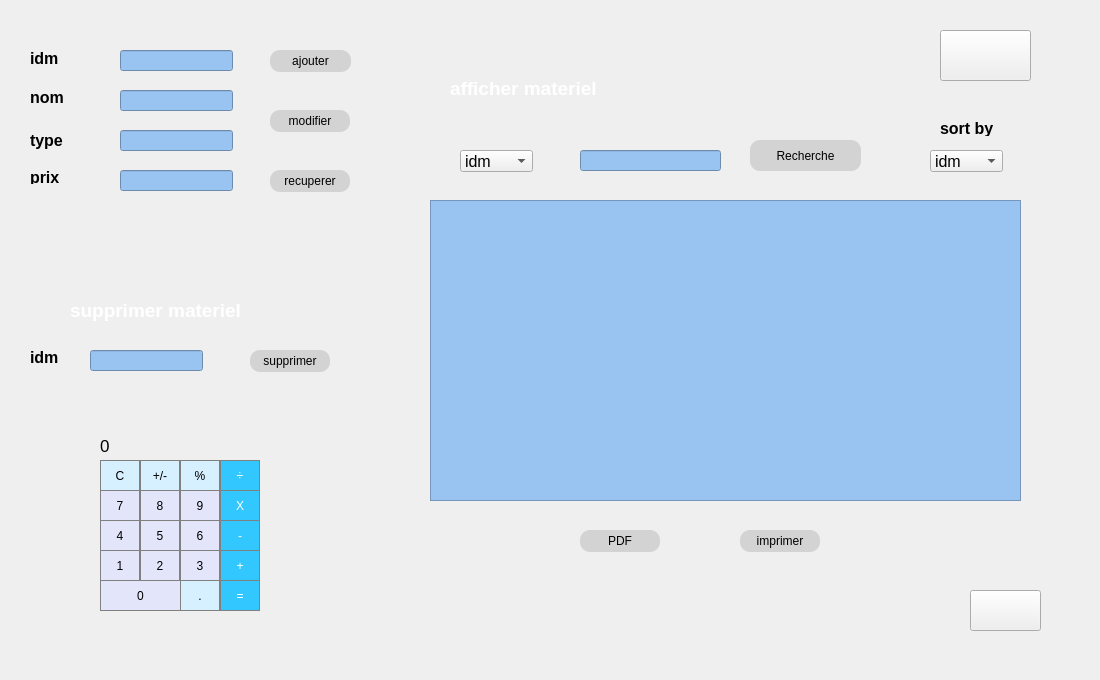
    <widget class="QWidget" name="page_3">
     <widget class="QLabel" name="label_32">
      <property name="geometry">
       <rect>
        <x>450</x>
        <y>80</y>
        <width>300</width>
        <height>16</height>
       </rect>
      </property>
      <property name="font">
       <font>
        <pointsize>14</pointsize>
        <weight>75</weight>
        <bold>true</bold>
       </font>
      </property>
      <property name="styleSheet">
       <string notr="true">color:rgb(255, 255, 255)</string>
      </property>
      <property name="text">
       <string>afficher materiel</string>
      </property>
      <property name="wordWrap">
       <bool>false</bool>
      </property>
     </widget>
     <widget class="QComboBox" name="trie_4">
      <property name="geometry">
       <rect>
        <x>930</x>
        <y>150</y>
        <width>73</width>
        <height>22</height>
       </rect>
      </property>
      <property name="font">
       <font>
        <pointsize>12</pointsize>
       </font>
      </property>
      <item>
       <property name="text">
        <string>idm</string>
       </property>
      </item>
      <item>
       <property name="text">
        <string>nom</string>
       </property>
      </item>
      <item>
       <property name="text">
        <string>type</string>
       </property>
      </item>
      <item>
       <property name="text">
        <string>prix</string>
       </property>
      </item>
     </widget>
     <widget class="QComboBox" name="rechercher_4">
      <property name="geometry">
       <rect>
        <x>460</x>
        <y>150</y>
        <width>73</width>
        <height>22</height>
       </rect>
      </property>
      <property name="font">
       <font>
        <pointsize>12</pointsize>
        <weight>50</weight>
        <bold>false</bold>
       </font>
      </property>
      <item>
       <property name="text">
        <string>idm</string>
       </property>
      </item>
      <item>
       <property name="text">
        <string>nom</string>
       </property>
      </item>
      <item>
       <property name="text">
        <string>type</string>
       </property>
      </item>
      <item>
       <property name="text">
        <string>prix</string>
       </property>
      </item>
     </widget>
     <widget class="QLineEdit" name="le_idm_2">
      <property name="geometry">
       <rect>
        <x>120</x>
        <y>50</y>
        <width>113</width>
        <height>21</height>
       </rect>
      </property>
      <property name="styleSheet">
       <string notr="true">background:rgb(153, 196, 242)</string>
      </property>
     </widget>
     <widget class="QLineEdit" name="le_type_2">
      <property name="geometry">
       <rect>
        <x>120</x>
        <y>130</y>
        <width>113</width>
        <height>21</height>
       </rect>
      </property>
      <property name="styleSheet">
       <string notr="true">background:rgb(153, 196, 242)</string>
      </property>
     </widget>
     <widget class="QLineEdit" name="le_recherche1_2">
      <property name="geometry">
       <rect>
        <x>580</x>
        <y>150</y>
        <width>141</width>
        <height>21</height>
       </rect>
      </property>
      <property name="styleSheet">
       <string notr="true">background:rgb(153, 196, 242)</string>
      </property>
     </widget>
     <widget class="QLabel" name="label_34">
      <property name="geometry">
       <rect>
        <x>30</x>
        <y>90</y>
        <width>47</width>
        <height>14</height>
       </rect>
      </property>
      <property name="font">
       <font>
        <pointsize>12</pointsize>
        <weight>75</weight>
        <bold>true</bold>
       </font>
      </property>
      <property name="text">
       <string>nom</string>
      </property>
     </widget>
     <widget class="QLabel" name="label_35">
      <property name="geometry">
       <rect>
        <x>30</x>
        <y>350</y>
        <width>47</width>
        <height>14</height>
       </rect>
      </property>
      <property name="font">
       <font>
        <pointsize>12</pointsize>
        <weight>75</weight>
        <bold>true</bold>
       </font>
      </property>
      <property name="text">
       <string>idm</string>
      </property>
     </widget>
     <widget class="QLabel" name="label_36">
      <property name="geometry">
       <rect>
        <x>940</x>
        <y>120</y>
        <width>61</width>
        <height>16</height>
       </rect>
      </property>
      <property name="font">
       <font>
        <pointsize>12</pointsize>
        <weight>75</weight>
        <bold>true</bold>
       </font>
      </property>
      <property name="text">
       <string>sort by</string>
      </property>
     </widget>
     <widget class="QLabel" name="label_37">
      <property name="geometry">
       <rect>
        <x>30</x>
        <y>130</y>
        <width>47</width>
        <height>21</height>
       </rect>
      </property>
      <property name="font">
       <font>
        <pointsize>12</pointsize>
        <weight>75</weight>
        <bold>true</bold>
       </font>
      </property>
      <property name="text">
       <string>type</string>
      </property>
     </widget>
     <widget class="QLineEdit" name="le_prix_2">
      <property name="geometry">
       <rect>
        <x>120</x>
        <y>170</y>
        <width>113</width>
        <height>21</height>
       </rect>
      </property>
      <property name="styleSheet">
       <string notr="true">background:rgb(153, 196, 242)</string>
      </property>
     </widget>
     <widget class="QLabel" name="label_38">
      <property name="geometry">
       <rect>
        <x>30</x>
        <y>50</y>
        <width>51</width>
        <height>16</height>
       </rect>
      </property>
      <property name="font">
       <font>
        <pointsize>12</pointsize>
        <weight>75</weight>
        <bold>true</bold>
       </font>
      </property>
      <property name="text">
       <string>idm</string>
      </property>
     </widget>
     <widget class="QLineEdit" name="le_idm_supp_2">
      <property name="geometry">
       <rect>
        <x>90</x>
        <y>350</y>
        <width>113</width>
        <height>21</height>
       </rect>
      </property>
      <property name="styleSheet">
       <string notr="true">background:rgb(153, 196, 242)</string>
      </property>
     </widget>
     <widget class="QLabel" name="label_39">
      <property name="geometry">
       <rect>
        <x>30</x>
        <y>170</y>
        <width>47</width>
        <height>14</height>
       </rect>
      </property>
      <property name="font">
       <font>
        <pointsize>12</pointsize>
        <weight>75</weight>
        <bold>true</bold>
       </font>
      </property>
      <property name="text">
       <string>prix</string>
      </property>
     </widget>
     <widget class="QLineEdit" name="le_nom1">
      <property name="geometry">
       <rect>
        <x>120</x>
        <y>90</y>
        <width>113</width>
        <height>21</height>
       </rect>
      </property>
      <property name="styleSheet">
       <string notr="true">background:rgb(153, 196, 242)</string>
      </property>
     </widget>
     <widget class="QTableView" name="tab_materiel_2">
      <property name="geometry">
       <rect>
        <x>430</x>
        <y>200</y>
        <width>591</width>
        <height>301</height>
       </rect>
      </property>
      <property name="styleSheet">
       <string notr="true">background:rgb(153, 196, 242)</string>
      </property>
     </widget>
     <widget class="QPushButton" name="m_pushButton_retour">
      <property name="geometry">
       <rect>
        <x>970</x>
        <y>590</y>
        <width>71</width>
        <height>41</height>
       </rect>
      </property>
      <property name="styleSheet">
       <string notr="true">border-image:url(:/img/img/butretour.png)</string>
      </property>
      <property name="text">
       <string/>
      </property>
     </widget>
     <widget class="QPushButton" name="m_pushButton_statistique">
      <property name="geometry">
       <rect>
        <x>940</x>
        <y>30</y>
        <width>91</width>
        <height>51</height>
       </rect>
      </property>
      <property name="styleSheet">
       <string notr="true">border-image:url(:/img/img/satistique.png)</string>
      </property>
      <property name="text">
       <string/>
      </property>
     </widget>
     <widget class="QPushButton" name="pb_ajouter2_2">
      <property name="geometry">
       <rect>
        <x>270</x>
        <y>50</y>
        <width>81</width>
        <height>22</height>
       </rect>
      </property>
      <property name="styleSheet">
       <string notr="true">QPushButton{
border: 0px ;
border-radius: 10px;
background:rgb(211, 211, 211)
}
QPushButton:hover {
     background: #434343;
letter-spacing: 1px;
-webkit-box-shadow: 0px 5px 40px -10px rgba(0,0,0,0.57);
-moz-box-shadow: 0px 5px 40px -10px rgba(0,0,0,0.57);
box-shadow: 5px 40px -10px rgba(0,0,0,0.57);
transition: all 0.4s ease 0s;
color:white;
 }




QPushButton::pressed
{
    background-color: #282828;

}</string>
      </property>
      <property name="text">
       <string>ajouter</string>
      </property>
     </widget>
     <widget class="QPushButton" name="pushButton_6_recup">
      <property name="geometry">
       <rect>
        <x>270</x>
        <y>110</y>
        <width>80</width>
        <height>22</height>
       </rect>
      </property>
      <property name="styleSheet">
       <string notr="true">QPushButton{
border: 0px ;
border-radius: 10px;
background:rgb(211, 211, 211)
}
QPushButton:hover {
     background: #434343;
letter-spacing: 1px;
-webkit-box-shadow: 0px 5px 40px -10px rgba(0,0,0,0.57);
-moz-box-shadow: 0px 5px 40px -10px rgba(0,0,0,0.57);
box-shadow: 5px 40px -10px rgba(0,0,0,0.57);
transition: all 0.4s ease 0s;
color:white;
 }




QPushButton::pressed
{
    background-color: #282828;

}</string>
      </property>
      <property name="text">
       <string>modifier</string>
      </property>
     </widget>
     <widget class="QPushButton" name="pushButton_7_recup">
      <property name="geometry">
       <rect>
        <x>270</x>
        <y>170</y>
        <width>80</width>
        <height>22</height>
       </rect>
      </property>
      <property name="styleSheet">
       <string notr="true">QPushButton{
border: 0px ;
border-radius: 10px;
background:rgb(211, 211, 211)
}
QPushButton:hover {
     background: #434343;
letter-spacing: 1px;
-webkit-box-shadow: 0px 5px 40px -10px rgba(0,0,0,0.57);
-moz-box-shadow: 0px 5px 40px -10px rgba(0,0,0,0.57);
box-shadow: 5px 40px -10px rgba(0,0,0,0.57);
transition: all 0.4s ease 0s;
color:white;
 }




QPushButton::pressed
{
    background-color: #282828;

}</string>
      </property>
      <property name="text">
       <string>recuperer</string>
      </property>
     </widget>
     <widget class="QPushButton" name="pb_supprimer_3">
      <property name="geometry">
       <rect>
        <x>250</x>
        <y>350</y>
        <width>80</width>
        <height>22</height>
       </rect>
      </property>
      <property name="styleSheet">
       <string notr="true">QPushButton{
border: 0px ;
border-radius: 10px;
background:rgb(211, 211, 211)
}
QPushButton:hover {
     background: #434343;
letter-spacing: 1px;
-webkit-box-shadow: 0px 5px 40px -10px rgba(0,0,0,0.57);
-moz-box-shadow: 0px 5px 40px -10px rgba(0,0,0,0.57);
box-shadow: 5px 40px -10px rgba(0,0,0,0.57);
transition: all 0.4s ease 0s;
color:white;
 }




QPushButton::pressed
{
    background-color: #282828;

}</string>
      </property>
      <property name="text">
       <string>supprimer</string>
      </property>
     </widget>
     <widget class="QPushButton" name="recherche1_2">
      <property name="geometry">
       <rect>
        <x>750</x>
        <y>140</y>
        <width>111</width>
        <height>31</height>
       </rect>
      </property>
      <property name="styleSheet">
       <string notr="true">QPushButton{
border: 0px ;
border-radius: 10px;
background:rgb(211, 211, 211)
}
QPushButton:hover {
     background: #434343;
letter-spacing: 1px;
-webkit-box-shadow: 0px 5px 40px -10px rgba(0,0,0,0.57);
-moz-box-shadow: 0px 5px 40px -10px rgba(0,0,0,0.57);
box-shadow: 5px 40px -10px rgba(0,0,0,0.57);
transition: all 0.4s ease 0s;
color:white;
 }




QPushButton::pressed
{
    background-color: #282828;

}</string>
      </property>
      <property name="text">
       <string>Recherche</string>
      </property>
     </widget>
     <widget class="QLabel" name="label_48">
      <property name="geometry">
       <rect>
        <x>0</x>
        <y>0</y>
        <width>1091</width>
        <height>671</height>
       </rect>
      </property>
      <property name="text">
       <string/>
      </property>
     </widget>
     <widget class="QLabel" name="label_52">
      <property name="geometry">
       <rect>
        <x>70</x>
        <y>300</y>
        <width>300</width>
        <height>21</height>
       </rect>
      </property>
      <property name="font">
       <font>
        <pointsize>14</pointsize>
        <weight>75</weight>
        <bold>true</bold>
       </font>
      </property>
      <property name="styleSheet">
       <string notr="true">color:rgb(255, 255, 255)</string>
      </property>
      <property name="text">
       <string>supprimer materiel</string>
      </property>
      <property name="wordWrap">
       <bool>false</bool>
      </property>
     </widget>
     <widget class="QPushButton" name="pb_pdf_2">
      <property name="geometry">
       <rect>
        <x>580</x>
        <y>530</y>
        <width>80</width>
        <height>22</height>
       </rect>
      </property>
      <property name="styleSheet">
       <string notr="true">QPushButton{
border: 0px ;
border-radius: 10px;
background:rgb(211, 211, 211)
}
QPushButton:hover {
     background: #434343;
letter-spacing: 1px;
-webkit-box-shadow: 0px 5px 40px -10px rgba(0,0,0,0.57);
-moz-box-shadow: 0px 5px 40px -10px rgba(0,0,0,0.57);
box-shadow: 5px 40px -10px rgba(0,0,0,0.57);
transition: all 0.4s ease 0s;
color:white;
 }




QPushButton::pressed
{
    background-color: #282828;

}</string>
      </property>
      <property name="text">
       <string>PDF</string>
      </property>
     </widget>
     <widget class="QPushButton" name="pb_imprimer_2">
      <property name="geometry">
       <rect>
        <x>740</x>
        <y>530</y>
        <width>80</width>
        <height>22</height>
       </rect>
      </property>
      <property name="styleSheet">
       <string notr="true">QPushButton{
border: 0px ;
border-radius: 10px;
background:rgb(211, 211, 211)
}
QPushButton:hover {
     background: #434343;
letter-spacing: 1px;
-webkit-box-shadow: 0px 5px 40px -10px rgba(0,0,0,0.57);
-moz-box-shadow: 0px 5px 40px -10px rgba(0,0,0,0.57);
box-shadow: 5px 40px -10px rgba(0,0,0,0.57);
transition: all 0.4s ease 0s;
color:white;
 }




QPushButton::pressed
{
    background-color: #282828;

}</string>
      </property>
      <property name="text">
       <string>imprimer</string>
      </property>
     </widget>
     <widget class="QPushButton" name="pushButt3">
      <property name="geometry">
       <rect>
        <x>180</x>
        <y>550</y>
        <width>40</width>
        <height>31</height>
       </rect>
      </property>
      <property name="styleSheet">
       <string notr="true">QPushButton {
   border: 1px solid gray;
background-color:rgb(227, 230, 250)
}
QPushButton:pressed {
    background-color: qlineargradient(x1: 0, y1: 0, x2: 0, y2: 1,
                                      stop: 0 #dadbde, stop: 1 #f6f7fa);
}</string>
      </property>
      <property name="text">
       <string>3</string>
      </property>
     </widget>
     <widget class="QPushButton" name="pushButton_plus">
      <property name="geometry">
       <rect>
        <x>220</x>
        <y>550</y>
        <width>40</width>
        <height>31</height>
       </rect>
      </property>
      <property name="styleSheet">
       <string notr="true">QPushButton {
  background-color: rgb(50, 200,255);
  color: white; 
  border: 1px solid gray;
}

QPushButton:pressed {
    background-color: qlineargradient(x1: 0, y1: 0, x2: 0, y2: 1,
                                      stop: 0 #FF7832, stop: 1 #FF9739);
}</string>
      </property>
      <property name="text">
       <string>+</string>
      </property>
     </widget>
     <widget class="QPushButton" name="pushButt5">
      <property name="geometry">
       <rect>
        <x>140</x>
        <y>520</y>
        <width>40</width>
        <height>31</height>
       </rect>
      </property>
      <property name="styleSheet">
       <string notr="true">QPushButton {
   border: 1px solid gray;
background-color:rgb(227, 230, 250)
}
QPushButton:pressed {
    background-color: qlineargradient(x1: 0, y1: 0, x2: 0, y2: 1,
                                      stop: 0 #dadbde, stop: 1 #f6f7fa);
}</string>
      </property>
      <property name="text">
       <string>5</string>
      </property>
     </widget>
     <widget class="QPushButton" name="pushButton_division">
      <property name="geometry">
       <rect>
        <x>220</x>
        <y>460</y>
        <width>40</width>
        <height>31</height>
       </rect>
      </property>
      <property name="styleSheet">
       <string notr="true">QPushButton {
  background-color: rgb(50, 200,255);
  color: white; 
  border: 1px solid gray;
}

QPushButton:pressed {
    background-color: qlineargradient(x1: 0, y1: 0, x2: 0, y2: 1,
                                      stop: 0 #FF7832, stop: 1 #FF9739);
}</string>
      </property>
      <property name="text">
       <string>÷</string>
      </property>
     </widget>
     <widget class="QPushButton" name="pushButt8">
      <property name="geometry">
       <rect>
        <x>140</x>
        <y>490</y>
        <width>40</width>
        <height>31</height>
       </rect>
      </property>
      <property name="styleSheet">
       <string notr="true">QPushButton {
   border: 1px solid gray;
background-color:rgb(227, 230, 250);
}
QPushButton:pressed {
    background-color: qlineargradient(x1: 0, y1: 0, x2: 0, y2: 1,
                                      stop: 0 #dadbde, stop: 1 #f6f7fa);
}</string>
      </property>
      <property name="text">
       <string>8</string>
      </property>
     </widget>
     <widget class="QPushButton" name="pushButt4">
      <property name="geometry">
       <rect>
        <x>100</x>
        <y>520</y>
        <width>40</width>
        <height>31</height>
       </rect>
      </property>
      <property name="styleSheet">
       <string notr="true">QPushButton {
   border: 1px solid gray;
background-color:rgb(227, 230, 250)

}
QPushButton:pressed {
    background-color: qlineargradient(x1: 0, y1: 0, x2: 0, y2: 1,
                                      stop: 0 #dadbde, stop: 1 #f6f7fa);
}</string>
      </property>
      <property name="text">
       <string>4</string>
      </property>
     </widget>
     <widget class="QPushButton" name="pushButton_minus">
      <property name="geometry">
       <rect>
        <x>220</x>
        <y>520</y>
        <width>40</width>
        <height>31</height>
       </rect>
      </property>
      <property name="styleSheet">
       <string notr="true">QPushButton {
  background-color: rgb(50, 200,255);
  color: white; 
  border: 1px solid gray;
}

QPushButton:pressed {
    background-color: qlineargradient(x1: 0, y1: 0, x2: 0, y2: 1,
                                      stop: 0 #FF7832, stop: 1 #FF9739);
}</string>
      </property>
      <property name="text">
       <string>-</string>
      </property>
     </widget>
     <widget class="QPushButton" name="pushButton_times">
      <property name="geometry">
       <rect>
        <x>220</x>
        <y>490</y>
        <width>40</width>
        <height>31</height>
       </rect>
      </property>
      <property name="styleSheet">
       <string notr="true">QPushButton {
  background-color: rgb(50, 200,255);
  color: white; 
  border: 1px solid gray;
}

QPushButton:pressed {
    background-color: qlineargradient(x1: 0, y1: 0, x2: 0, y2: 1,
                                      stop: 0 #FF7832, stop: 1 #FF9739);
}</string>
      </property>
      <property name="text">
       <string>X</string>
      </property>
     </widget>
     <widget class="QPushButton" name="pushButt6">
      <property name="geometry">
       <rect>
        <x>180</x>
        <y>520</y>
        <width>40</width>
        <height>31</height>
       </rect>
      </property>
      <property name="styleSheet">
       <string notr="true">QPushButton {
   border: 1px solid gray;
background-color:rgb(227, 230, 250)
}
QPushButton:pressed {
    background-color: qlineargradient(x1: 0, y1: 0, x2: 0, y2: 1,
                                      stop: 0 #dadbde, stop: 1 #f6f7fa);
}</string>
      </property>
      <property name="text">
       <string>6</string>
      </property>
     </widget>
     <widget class="QPushButton" name="pushButt7">
      <property name="geometry">
       <rect>
        <x>100</x>
        <y>490</y>
        <width>40</width>
        <height>31</height>
       </rect>
      </property>
      <property name="styleSheet">
       <string notr="true">QPushButton {
   border: 1px solid gray;
background-color:rgb(227, 230, 250)

}
QPushButton:pressed {
    background-color: qlineargradient(x1: 0, y1: 0, x2: 0, y2: 1,
                                      stop: 0 #dadbde, stop: 1 #f6f7fa);
}</string>
      </property>
      <property name="text">
       <string>7</string>
      </property>
     </widget>
     <widget class="QPushButton" name="pushButton_0">
      <property name="geometry">
       <rect>
        <x>100</x>
        <y>580</y>
        <width>81</width>
        <height>31</height>
       </rect>
      </property>
      <property name="styleSheet">
       <string notr="true">QPushButton {
   border: 1px solid gray;
background-color:rgb(227, 230, 250)
}
QPushButton:pressed {
    background-color: qlineargradient(x1: 0, y1: 0, x2: 0, y2: 1,
                                      stop: 0 #dadbde, stop: 1 #f6f7fa);
}</string>
      </property>
      <property name="text">
       <string>0</string>
      </property>
     </widget>
     <widget class="QPushButton" name="pushButt2">
      <property name="geometry">
       <rect>
        <x>140</x>
        <y>550</y>
        <width>40</width>
        <height>31</height>
       </rect>
      </property>
      <property name="styleSheet">
       <string notr="true">QPushButton {
   border: 1px solid gray;
background-color:rgb(227, 230, 250);
}
QPushButton:pressed {
    background-color: qlineargradient(x1: 0, y1: 0, x2: 0, y2: 1,
                                      stop: 0 #dadbde, stop: 1 #f6f7fa);
}</string>
      </property>
      <property name="text">
       <string>2</string>
      </property>
     </widget>
     <widget class="QPushButton" name="pushButton_point">
      <property name="geometry">
       <rect>
        <x>180</x>
        <y>580</y>
        <width>40</width>
        <height>31</height>
       </rect>
      </property>
      <property name="styleSheet">
       <string notr="true">QPushButton {
  background-color: rgb(215, 240, 255);
  border: 1px solid gray;
}
QPushButton:pressed {
    background-color: qlineargradient(x1: 0, y1: 0, x2: 0, y2: 1,
                                      stop: 0 #BEBEBE, stop: 1 #D7D7D7);
}</string>
      </property>
      <property name="text">
       <string>.</string>
      </property>
     </widget>
     <widget class="QPushButton" name="pushButton_signal">
      <property name="geometry">
       <rect>
        <x>140</x>
        <y>460</y>
        <width>40</width>
        <height>31</height>
       </rect>
      </property>
      <property name="styleSheet">
       <string notr="true">QPushButton {
  background-color:  rgb(215, 240, 255);
  border: 1px solid gray;
}
QPushButton:pressed {
    background-color: qlineargradient(x1: 0, y1: 0, x2: 0, y2: 1,
                                      stop: 0 #BEBEBE, stop: 1 #D7D7D7);
}</string>
      </property>
      <property name="text">
       <string>+/-</string>
      </property>
     </widget>
     <widget class="QPushButton" name="pushButton_C">
      <property name="geometry">
       <rect>
        <x>100</x>
        <y>460</y>
        <width>40</width>
        <height>31</height>
       </rect>
      </property>
      <property name="styleSheet">
       <string notr="true">QPushButton {
  background-color:  rgb(215, 240, 255);
  border: 1px solid gray;
}
QPushButton:pressed {
    background-color: qlineargradient(x1: 0, y1: 0, x2: 0, y2: 1,
                                      stop: 0 #BEBEBE, stop: 1 #D7D7D7);
}</string>
      </property>
      <property name="text">
       <string>C</string>
      </property>
     </widget>
     <widget class="QLabel" name="label_27">
      <property name="geometry">
       <rect>
        <x>100</x>
        <y>430</y>
        <width>160</width>
        <height>31</height>
       </rect>
      </property>
      <property name="font">
       <font>
        <pointsize>13</pointsize>
       </font>
      </property>
      <property name="styleSheet">
       <string notr="true">QLabel {
	qproperty-alignment: 'AlignVCenter | AlignRight';
	border: 1px solid gray;
background-color:rgb(227, 230, 250)

}

background-color : white;</string>
      </property>
      <property name="text">
       <string>0</string>
      </property>
     </widget>
     <widget class="QPushButton" name="pushButt1">
      <property name="geometry">
       <rect>
        <x>100</x>
        <y>550</y>
        <width>40</width>
        <height>31</height>
       </rect>
      </property>
      <property name="styleSheet">
       <string notr="true">QPushButton {
   border: 1px solid gray;
background-color:rgb(227, 230, 250);

}
QPushButton:pressed {
    background-color: qlineargradient(x1: 0, y1: 0, x2: 0, y2: 1,
                                      stop: 0 #dadbde, stop: 1 #f6f7fa);
}</string>
      </property>
      <property name="text">
       <string>1</string>
      </property>
     </widget>
     <widget class="QPushButton" name="pushButton_equal">
      <property name="geometry">
       <rect>
        <x>220</x>
        <y>580</y>
        <width>40</width>
        <height>31</height>
       </rect>
      </property>
      <property name="styleSheet">
       <string notr="true">QPushButton {
  background-color:rgb(50, 200,255);
  color: white; 
  border: 1px solid gray;
}

QPushButton:pressed {
    background-color: qlineargradient(x1: 0, y1: 0, x2: 0, y2: 1,
                                      stop: 0 #FF7832, stop: 1 #FF9739);
}</string>
      </property>
      <property name="text">
       <string>=</string>
      </property>
     </widget>
     <widget class="QPushButton" name="pushButt9">
      <property name="geometry">
       <rect>
        <x>180</x>
        <y>490</y>
        <width>40</width>
        <height>31</height>
       </rect>
      </property>
      <property name="styleSheet">
       <string notr="true">QPushButton {
   border: 1px solid gray;
background-color :rgb(227, 230, 250)
}
QPushButton:pressed {
    background-color: qlineargradient(x1: 0, y1: 0, x2: 0, y2: 1,
                                      stop: 0 #dadbde, stop: 1 #f6f7fa);
}</string>
      </property>
      <property name="text">
       <string>9</string>
      </property>
     </widget>
     <widget class="QPushButton" name="pushButton_porcentage">
      <property name="geometry">
       <rect>
        <x>180</x>
        <y>460</y>
        <width>40</width>
        <height>31</height>
       </rect>
      </property>
      <property name="styleSheet">
       <string notr="true">QPushButton {
  background-color: rgb(215, 240, 255);
  border: 1px solid gray;
}
QPushButton:pressed {
    background-color: qlineargradient(x1: 0, y1: 0, x2: 0, y2: 1,
                                      stop: 0 #BEBEBE, stop: 1 #D7D7D7);
}</string>
      </property>
      <property name="text">
       <string>%</string>
      </property>
     </widget>
     <zorder>label_48</zorder>
     <zorder>label_32</zorder>
     <zorder>trie_4</zorder>
     <zorder>rechercher_4</zorder>
     <zorder>le_idm_2</zorder>
     <zorder>le_type_2</zorder>
     <zorder>le_recherche1_2</zorder>
     <zorder>label_34</zorder>
     <zorder>label_35</zorder>
     <zorder>label_36</zorder>
     <zorder>label_37</zorder>
     <zorder>le_prix_2</zorder>
     <zorder>label_38</zorder>
     <zorder>le_idm_supp_2</zorder>
     <zorder>label_39</zorder>
     <zorder>le_nom1</zorder>
     <zorder>tab_materiel_2</zorder>
     <zorder>m_pushButton_retour</zorder>
     <zorder>m_pushButton_statistique</zorder>
     <zorder>pb_ajouter2_2</zorder>
     <zorder>pushButton_6_recup</zorder>
     <zorder>pushButton_7_recup</zorder>
     <zorder>pb_supprimer_3</zorder>
     <zorder>recherche1_2</zorder>
     <zorder>label_52</zorder>
     <zorder>pb_pdf_2</zorder>
     <zorder>pb_imprimer_2</zorder>
     <zorder>pushButt3</zorder>
     <zorder>pushButton_plus</zorder>
     <zorder>pushButt5</zorder>
     <zorder>pushButton_division</zorder>
     <zorder>pushButt8</zorder>
     <zorder>pushButt4</zorder>
     <zorder>pushButton_minus</zorder>
     <zorder>pushButton_times</zorder>
     <zorder>pushButt6</zorder>
     <zorder>pushButt7</zorder>
     <zorder>pushButton_0</zorder>
     <zorder>pushButt2</zorder>
     <zorder>pushButton_point</zorder>
     <zorder>pushButton_signal</zorder>
     <zorder>pushButton_C</zorder>
     <zorder>label_27</zorder>
     <zorder>pushButt1</zorder>
     <zorder>pushButton_equal</zorder>
     <zorder>pushButt9</zorder>
     <zorder>pushButton_porcentage</zorder>
    </widget>
